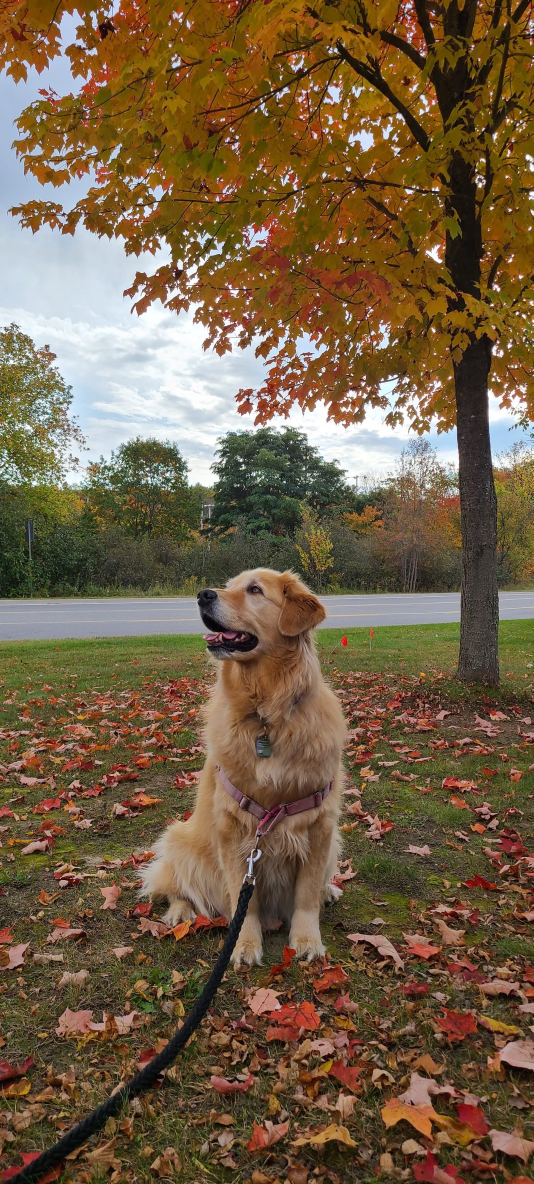
#> input picture site/assets/img/20221006-1600.jpg, 1600 x 3552 px, given in place of IMG_8819.JPEG, which was not available (shown at 1/3 size)
$ python prepare_media.py
#> lines starting #> are read from the running program, lines starting #| are printed output that depends on the picture
### scripts/media_config.py
"""Media inventory: original filename -> group, alt, optional poster_time (videos)."""

def _p(file, group, alt):
    return {"file": file, "kind": "photo", "group": group, "alt": alt}

def _v(file, group, alt, poster_time=1.0):
    return {"file": file, "kind": "video", "group": group, "alt": alt, "poster_time": poster_time}

MEDIA: list[dict] = [
    _p("IMG_8819.JPEG", "hero", "Eevee with a big happy face in the snowy woods"),
    _p("37C83B77-8FD3-403A-9265-3681AB7FBFA0.JPEG", "meet", "Eevee smiling on a town street in her bandana"),
    _p("IMG_8394.JPEG", "meet", "Eevee sitting proudly in the light snow"),
    _p("IMG_4837.HEIC", "meet", "Eevee lying in the grass with a chew under a blue sky"),
    _p("EC73ECAF-C8B1-4DEC-AF35-DADA03D753AD.HEIC", "foodie", "Eevee looking up beside a cup"),
    _p("IMG_0826.HEIC", "foodie", "Eevee licking her lips on a picnic table"),
    _p("IMG_7207.HEIC", "foodie", "Eevee with her 10th birthday cake"),
    _p("IMG_2017.JPEG", "walks", "Eevee walking on a sidewalk"),
    _p("B0EADDD4-83BB-4A2B-B53C-B5D18C994AEE.HEIC", "walks", "Eevee lying on paving stones on a town street"),
    _p("IMG_6802.HEIC", "hikes", "Eevee small in the distance on a forest trail"),
    _p("IMG_4144.HEIC", "hikes", "Eevee sitting on a stone block in a park"),
    _p("IMG_5023.HEIC", "hikes", "Eevee watching the sunset over a big field"),
    _p("IMG_4973.JPEG", "hikes", "Eevee jumping into a paddling pool"),
    _p("232ed04c-d109-4862-b4d6-25e013c44062.JPEG", "adventures", "Eevee running toward the camera across a field"),
    _p("20221006_141347.JPEG", "adventures", "Eevee under an autumn maple tree"),
    _p("IMG_3785.HEIC", "snow", "Eevee in a yellow raincoat in the snow, facing the camera"),
    _p("IMG_3786.HEIC", "snow", "Eevee in a yellow raincoat in the snow, in profile"),
    _p("IMG_8788.JPEG", "snow", "Eevee exploring the snowy woods"),
    _p("IMG_1551.HEIC", "cozy", "Eevee at Christmas in antlers with her green toy"),
    _p("IMG_7522.HEIC", "cozy", "Eevee cozy on a fluffy rug"),
    _v("23983AB7-5B59-40A2-B8CC-38A68B911478.MOV", "adventures", "Eevee walking along the grass with a stick in her mouth"),
    _v("0F88D984-3F6C-4108-981B-9A6FAEAC4C7B.MOV", "adventures", "Eevee carrying a big stick at the playground"),
    _v("B9E5276C-E571-4027-9006-D91A39FF71A1.MOV", "walks", "Eevee trotting along a wet park path"),
    _v("C1A73628-47D9-44DD-87D7-FF507366121D.MOV", "snow", "Eevee on a snow walk in her yellow raincoat"),
]

WIDTHS = (480, 960, 1600)
HERO_EXTRA_WIDTHS = (560,)  # the LCP image gets a mid tier so 1.75-2x phones do not pull 960w for a ~290px print
OG_SOURCE = "IMG_8819.JPEG"

### scripts/prepare_media.py
#!/usr/bin/env python3
"""Turn originals in the project root into web assets + site/assets/media.json.
Idempotent; only reads originals."""
import json, subprocess, sys, tempfile
from pathlib import Path
from PIL import Image, ImageDraw, ImageFont, ImageOps

sys.path.insert(0, str(Path(__file__).resolve().parent))
from media_config import MEDIA, WIDTHS, HERO_EXTRA_WIDTHS, OG_SOURCE

ROOT = Path(__file__).resolve().parent.parent
SITE = ROOT / "site"
IMG = SITE / "assets" / "img"
VID = SITE / "assets" / "video"
FFMPEG = "/opt/homebrew/bin/ffmpeg"


def slug(name):
    return Path(name).stem[:8].lower()


def load_upright(path: Path) -> Image.Image:
    """Decode (HEIC via sips) and return an upright RGB image with no metadata."""
    src = path
    tmp = None
    if path.suffix.lower() == ".heic":
        tmp = tempfile.TemporaryDirectory()
        src = Path(tmp.name) / "d.png"
        subprocess.run(["sips", "-s", "format", "png", str(path), "--out", str(src)],
                       check=True, capture_output=True)
    im = Image.open(src)
    im.load()
    # sips PNG may keep the EXIF orientation or may have baked it in; exif_transpose
    # only rotates if an Orientation tag remains, so it is safe in both cases.
    im = ImageOps.exif_transpose(im).convert("RGB")
    clean = Image.new("RGB", im.size)
    clean.paste(im)
    if tmp:
        tmp.cleanup()
    return clean


def save_set(im: Image.Image, stem: str, widths):
    out = {"avif": [], "webp": [], "jpg": []}
    for w in widths:
        h = round(im.height * w / im.width)
        r = im.resize((w, h), Image.LANCZOS) if w != im.width else im
        for ext, kw in (("avif", dict(quality=55)), ("webp", dict(quality=78, method=6)),
                        ("jpg", dict(quality=82, progressive=True, optimize=True))):
            name = f"{stem}-{w}.{ext}"
            fmt = {"jpg": "JPEG"}.get(ext, ext.upper())
            r.save(IMG / name, fmt, **kw)
            if ext == "webp" and w == 960:  # keep 960 webp under 240 KB for very detailed photos
                while (IMG / name).stat().st_size > 240_000 and kw["quality"] > 20:
                    kw["quality"] -= 5
                    r.save(IMG / name, fmt, **kw)
            out[ext].append(f"assets/img/{name}")
    return out


def photo(entry):
    pid = slug(entry["file"])
    im = load_upright(ROOT / entry["file"])
    widths = sorted({min(w, im.width) for w in WIDTHS + (HERO_EXTRA_WIDTHS if entry["group"] == "hero" else ())})
    sources = save_set(im, pid, widths)
    w, h = Image.open(SITE / sources["jpg"][-1]).size
    return dict(id=pid, kind="photo", group=entry["group"], alt=entry["alt"],
                width=w, height=h, sources=sources, poster=None), im


# [55 lines left out: functions video, og, contact_sheet, not called in this run]


def main():
    IMG.mkdir(parents=True, exist_ok=True)
    VID.mkdir(parents=True, exist_ok=True)
    manifest, thumbs, og_im = [], [], None
    for e in MEDIA:
        m, im = (photo if e["kind"] == "photo" else video)(e)
        manifest.append(m)
        thumbs.append((m, im.copy() if m["kind"] == "photo" and im.width < 400 else
                       ImageOps.contain(im, (520, 700))))
        if e["file"] == OG_SOURCE:
            og_im = im
        print("ok", m["id"])
#> this loop made 1 pass
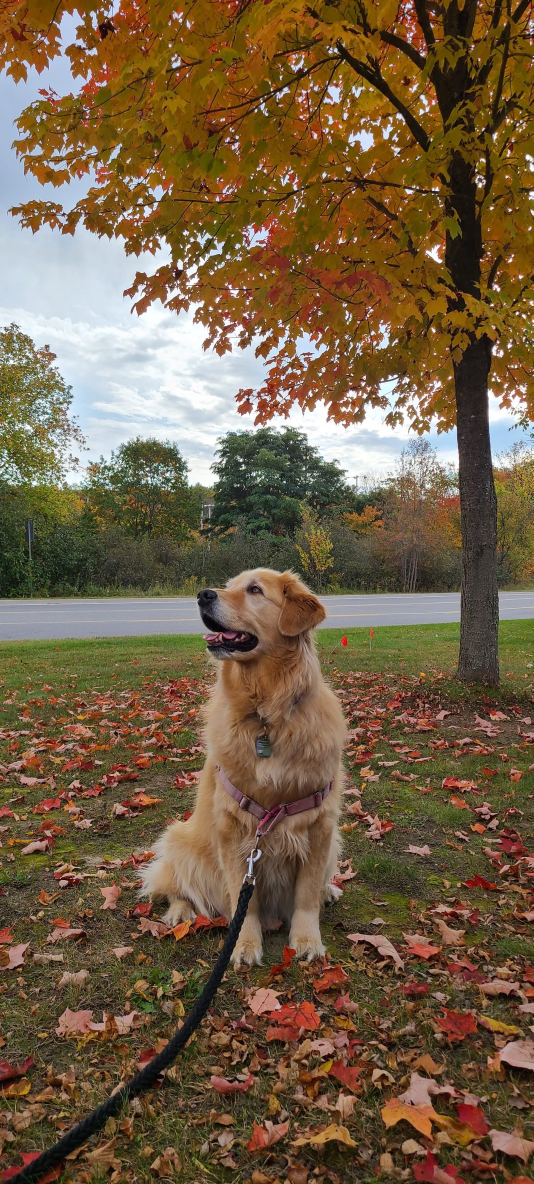
#> input picture site/assets/img/20221006-1600.jpg, 1600 x 3552 px, given in place of IMG_8819.JPEG, which was not available (shown at 1/3 size)
#> pass 1, in save_set, `r.save(IMG / name, fmt, **kw)`:
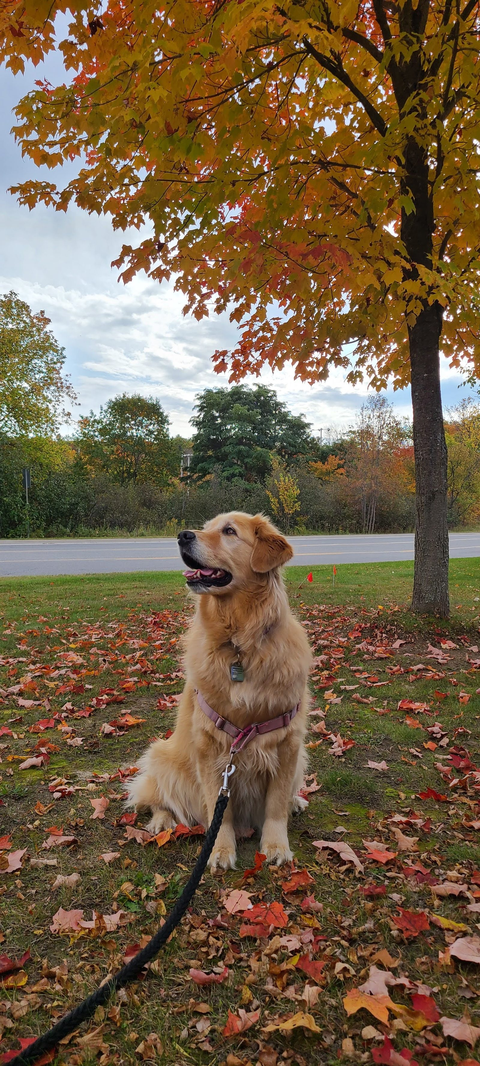
#> saved as img_8819-480.avif: PIL image 480x1066 RGB; mean R, G, B 115.6, 94.9, 68.4
    og(og_im)
    contact_sheet(thumbs)
    (SITE / "assets" / "media.json").write_text(json.dumps(manifest, indent=2) + "\n")


if __name__ == "__main__":
#> (the run stopped early here; a loop or call above may not have finished)

$ run again, on site/assets/img/232ed04c-1599.jpg
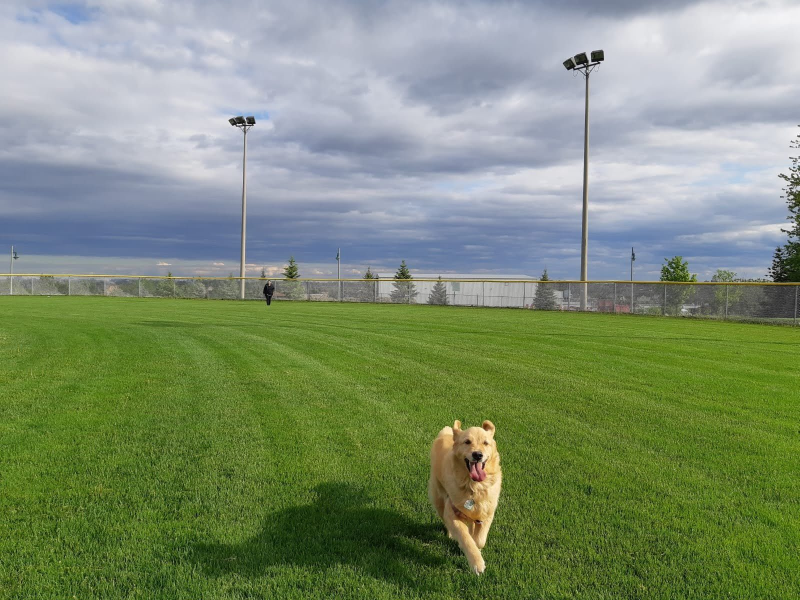
#> input picture site/assets/img/232ed04c-1599.jpg, 1599 x 1200 px, given in place of IMG_8819.JPEG, which was not available (shown at 1/2 size)
#> the loop in main, `for e in MEDIA:` made 1 pass
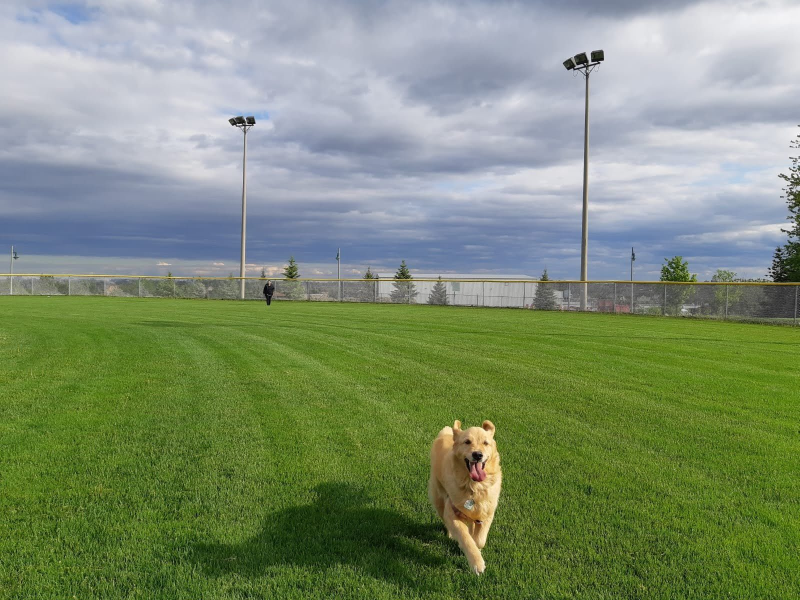
#> input picture site/assets/img/232ed04c-1599.jpg, 1599 x 1200 px, given in place of IMG_8819.JPEG, which was not available (shown at 1/2 size)
#> pass 1, in save_set, `r.save(IMG / name, fmt, **kw)`:
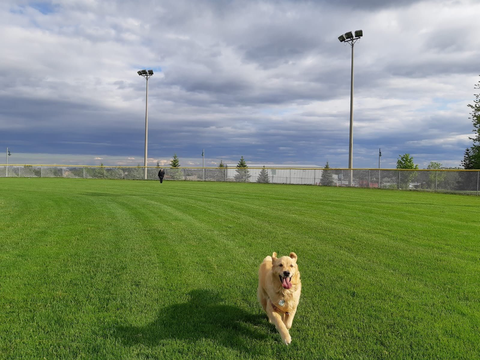
#> saved as img_8819-480.avif: PIL image 480x360 RGB; mean R, G, B 125.8, 141.7, 112.5
